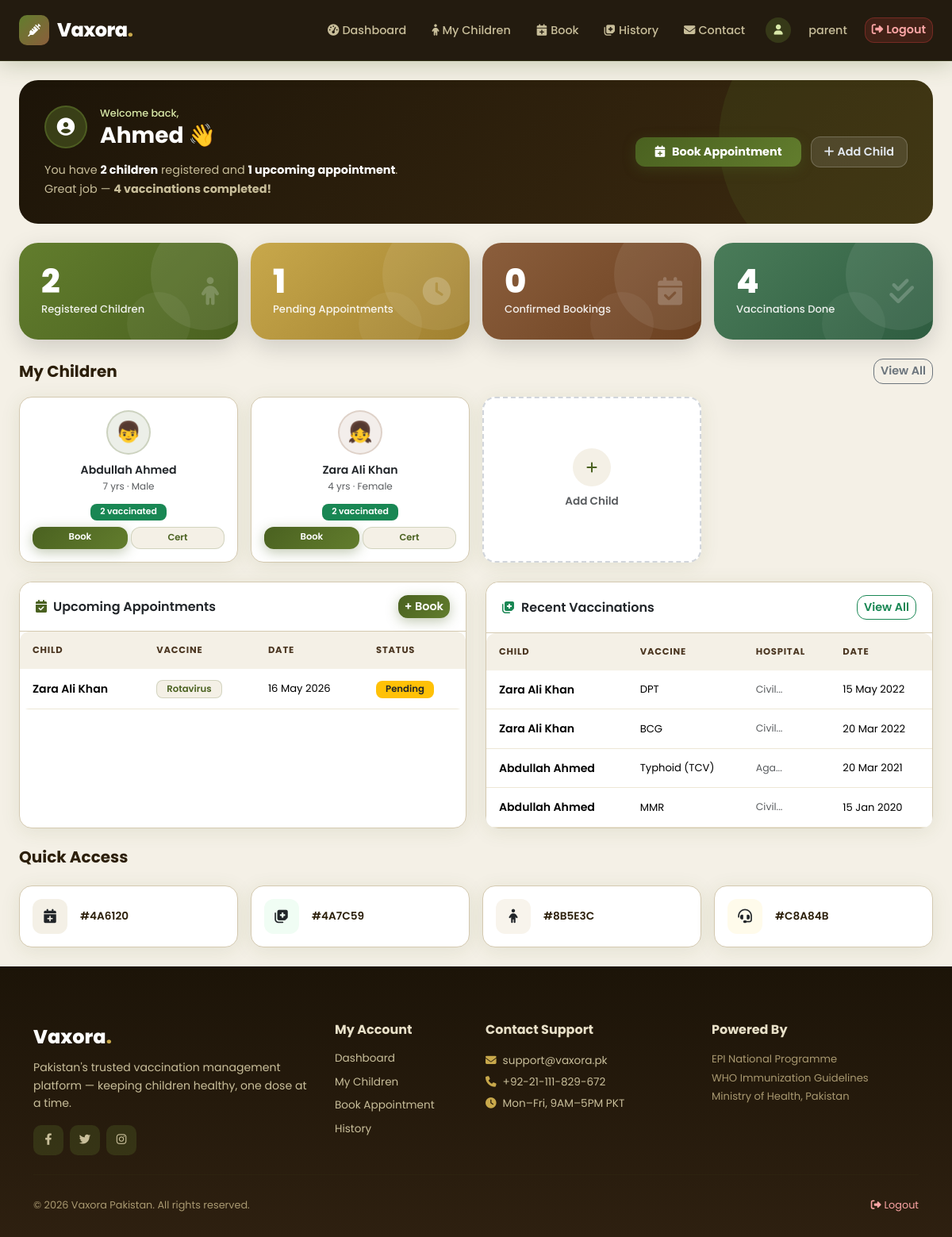
The app's page /VAXORA/dashboard.php (signed in) with its own data.
### tables this page shows
CREATE TABLE parents (
    parent_id INTEGER PRIMARY KEY AUTOINCREMENT,
    user_id INTEGER NOT NULL,
    full_name TEXT NOT NULL,
    phone TEXT,
    address TEXT,
    created_at TEXT DEFAULT (datetime('now')),
    FOREIGN KEY (user_id) REFERENCES users(user_id)
);

CREATE TABLE children (
    child_id INTEGER PRIMARY KEY AUTOINCREMENT,
    parent_id INTEGER NOT NULL,
    unique_child_id TEXT UNIQUE,
    full_name TEXT NOT NULL,
    date_of_birth TEXT NOT NULL,
    gender TEXT,
    birth_weight TEXT,
    blood_group TEXT,
    allergies TEXT,
    medical_conditions TEXT,
    created_at TEXT DEFAULT (datetime('now')),
    FOREIGN KEY (parent_id) REFERENCES parents(parent_id)
);

CREATE TABLE appointments (
    appointment_id INTEGER PRIMARY KEY AUTOINCREMENT,
    child_id INTEGER NOT NULL,
    hospital_id INTEGER NOT NULL,
    vaccine_id INTEGER NOT NULL,
    appointment_date TEXT NOT NULL,
    status TEXT DEFAULT 'pending',
    created_at TEXT DEFAULT (datetime('now')),
    FOREIGN KEY (child_id) REFERENCES children(child_id),
    FOREIGN KEY (hospital_id) REFERENCES hospitals(hospital_id),
    FOREIGN KEY (vaccine_id) REFERENCES vaccines(vaccine_id)
);

CREATE TABLE vaccines (
    vaccine_id INTEGER PRIMARY KEY AUTOINCREMENT,
    vaccine_name TEXT NOT NULL,
    description TEXT,
    doses_required INTEGER DEFAULT 1,
    age_group TEXT,
    status TEXT DEFAULT 'active',
    created_at TEXT DEFAULT (datetime('now'))
);

CREATE TABLE vaccination_records (
    record_id INTEGER PRIMARY KEY AUTOINCREMENT,
    child_id INTEGER NOT NULL,
    vaccine_id INTEGER NOT NULL,
    hospital_id INTEGER NOT NULL,
    administration_date TEXT NOT NULL,
    created_at TEXT DEFAULT (datetime('now')),
    FOREIGN KEY (child_id) REFERENCES children(child_id),
    FOREIGN KEY (vaccine_id) REFERENCES vaccines(vaccine_id),
    FOREIGN KEY (hospital_id) REFERENCES hospitals(hospital_id)
);

CREATE TABLE hospitals (
    hospital_id INTEGER PRIMARY KEY AUTOINCREMENT,
    user_id INTEGER,
    hospital_name TEXT NOT NULL,
    address TEXT,
    city TEXT,
    phone TEXT,
    email TEXT,
    pincode TEXT,
    registration_number TEXT,
    status TEXT DEFAULT 'active',
    created_at TEXT DEFAULT (datetime('now')),
    FOREIGN KEY (user_id) REFERENCES users(user_id)
);

### VAXORA/dashboard.php (the view, shortened to what this page needs)
<?php
$db = (new Database())->getConnection();
$parentStmt = $db->prepare("SELECT parent_id, full_name FROM parents WHERE user_id = :uid LIMIT 1");
$parentStmt->execute([':uid' => $_SESSION['user_id']]);
$parent = $parentStmt->fetch(PDO::FETCH_ASSOC);
$pid = (int)$parent['parent_id'];
$s1 = $db->prepare("SELECT COUNT(*) FROM children WHERE parent_id=?"); $s1->execute([$pid]); $childrenCount = (int)$s1->fetchColumn();
$s2 = $db->prepare("SELECT COUNT(*) FROM appointments a JOIN children c ON a.child_id=c.child_id WHERE c.parent_id=? AND a.status='pending'"); $s2->execute([$pid]); $pendingCount = (int)$s2->fetchColumn();
$s3 = $db->prepare("SELECT COUNT(*) FROM vaccination_records vr JOIN children c ON vr.child_id=c.child_id WHERE c.parent_id=?"); $s3->execute([$pid]); $doneCount = (int)$s3->fetchColumn();
$s4 = $db->prepare("SELECT COUNT(*) FROM appointments a JOIN children c ON a.child_id=c.child_id WHERE c.parent_id=? AND a.status='approved'"); $s4->execute([$pid]); $approvedCount = (int)$s4->fetchColumn();
$upcomingStmt = $db->prepare("
    SELECT a.*, c.full_name as child_name, h.hospital_name, v.vaccine_name
    FROM appointments a
    JOIN children c ON a.child_id=c.child_id
    JOIN hospitals h ON a.hospital_id=h.hospital_id
    JOIN vaccines v ON a.vaccine_id=v.vaccine_id
    WHERE c.parent_id=? AND a.status IN ('pending','approved')
    ORDER BY a.appointment_date ASC LIMIT 5
");
$upcomingStmt->execute([$pid]);
$upcoming = $upcomingStmt->fetchAll(PDO::FETCH_ASSOC);
$recentStmt = $db->prepare("
    SELECT vr.*, c.full_name as child_name, v.vaccine_name, h.hospital_name, c.child_id
    FROM vaccination_records vr
    JOIN children c ON vr.child_id=c.child_id
    JOIN vaccines v ON vr.vaccine_id=v.vaccine_id
    JOIN hospitals h ON vr.hospital_id=h.hospital_id
    WHERE c.parent_id=?
    ORDER BY vr.administration_date DESC LIMIT 5
");
$recentStmt->execute([$pid]);
$recent = $recentStmt->fetchAll(PDO::FETCH_ASSOC);
$childrenList = $db->prepare("SELECT c.*, (SELECT COUNT(*) FROM vaccination_records v WHERE v.child_id=c.child_id) as vacc_count FROM children c WHERE c.parent_id=? ORDER BY c.full_name LIMIT 4");
$childrenList->execute([$pid]);
$childrenList = $childrenList->fetchAll(PDO::FETCH_ASSOC);
$name_parts = explode(' ', $parent['full_name']);
$first_name = $name_parts[0];
include 'includes/header.php';
?>
<div class="container-fluid py-4 px-4">
    <div class="welcome-banner">
        <div class="row align-items-center" style="position:relative;z-index:1;">
            <div class="col-md-8">
                <div class="d-flex align-items-center gap-3 mb-3">
                    <div style="width:54px;height:54px;background:rgba(98,125,45,0.40);border-radius:50%;display:flex;align-items:center;justify-content:center;font-size:1.4rem;border:2px solid rgba(98,125,45,0.50);">
                        <i class="fas fa-user-circle"></i>
                    </div>
                    <div>
                        <div style="font-size:0.8rem;color:#D8E8A8;font-weight:500;">Welcome back,</div>
                        <h3 class="fw-bold mb-0"><?= htmlspecialchars($first_name) ?> 👋</h3>
                    </div>
                </div>
                <p style="color:#C8BE9A;font-size:0.9rem;max-width:460px;margin:0;">
                    You have <strong class="text-white"><?= $childrenCount ?> child<?= $childrenCount!=1?'ren':'' ?></strong> registered
                    and <strong class="text-white"><?= $pendingCount + $approvedCount ?> upcoming appointment<?= ($pendingCount+$approvedCount)!=1?'s':'' ?></strong>.
                    <?= $doneCount > 0 ? "Great job — <strong class='text-yellow-300'>$doneCount vaccination" . ($doneCount!=1?'s':'') . " completed!</strong>" : '' ?>
                </p>
            </div>
            <div class="col-md-4 text-md-end mt-3 mt-md-0">
                <a href="/book_appointment.php" class="btn btn-primary px-4 py-2 fw-bold me-2">
                    <i class="fas fa-calendar-plus me-2"></i>Book Appointment
                </a>
                <a href="/children.php" class="btn btn-sm py-2 px-3 fw-semibold" style="background:rgba(255,255,255,0.1);color:#e2e8f0;border:1px solid rgba(255,255,255,0.2);">
                    <i class="fas fa-plus me-1"></i>Add Child
                </a>
            </div>
        </div>
    </div>
    <div class="row g-3 mb-4">
        <div class="col-6 col-xl-3">
            <div class="card stat-card sc-violet">
                <div class="stat-num"><?= $childrenCount ?></div>
                <div class="stat-label">Registered Children</div>
                <i class="fas fa-child stat-icon"></i>
            </div>
        </div>
        <div class="col-6 col-xl-3">
            <div class="card stat-card sc-amber">
                <div class="stat-num"><?= $pendingCount ?></div>
                <div class="stat-label">Pending Appointments</div>
                <i class="fas fa-clock stat-icon"></i>
            </div>
        </div>
        <div class="col-6 col-xl-3">
            <div class="card stat-card sc-cyan">
                <div class="stat-num"><?= $approvedCount ?></div>
                <div class="stat-label">Confirmed Bookings</div>
                <i class="fas fa-calendar-check stat-icon"></i>
            </div>
        </div>
        <div class="col-6 col-xl-3">
            <div class="card stat-card sc-green">
                <div class="stat-num"><?= $doneCount ?></div>
                <div class="stat-label">Vaccinations Done</div>
                <i class="fas fa-check-double stat-icon"></i>
            </div>
        </div>
    </div>
    <?php if ($childrenList): ?>
    <div class="mb-4">
        <div class="d-flex justify-content-between align-items-center mb-3">
            <h5 class="fw-bold mb-0">My Children</h5>
            <a href="/children.php" class="btn btn-sm btn-outline-secondary">View All</a>
        </div>
        <div class="row g-3">
            <?php foreach ($childrenList as $c):
                $age = (new DateTime())->diff(new DateTime($c['date_of_birth']))->y;
                $colors = ['#4A6120','#8B5E3C','#4A7C59','#C8A84B'];
                $ci = array_search($c, $childrenList);
                $col = $colors[$ci % 4];
            ?>
            <div class="col-6 col-lg-3">
                <div class="card p-3 text-center h-100">
                    <div class="rounded-circle mx-auto mb-2 d-flex align-items-center justify-content-center" style="width:56px;height:56px;background:<?= $col ?>1a;font-size:1.6rem;border:2px solid <?= $col ?>33;">
                        <?= $c['gender']==='female' ? '👧' : '👦' ?>
                    </div>
                    <div class="fw-semibold" style="font-size:0.88rem;"><?= htmlspecialchars($c['full_name']) ?></div>
                    <div class="text-muted" style="font-size:0.75rem;"><?= $age ?> yrs · <?= ucfirst($c['gender']??'') ?></div>
                    <div class="mt-2"><span class="badge bg-success" style="font-size:0.68rem;"><?= $c['vacc_count'] ?> vaccinated</span></div>
                    <div class="mt-2 d-flex gap-1">
                        <a href="/book_appointment.php?child_id=<?= $c['child_id'] ?>" class="btn btn-xs btn-primary flex-fill" style="font-size:0.72rem;padding:4px;">Book</a>
                        <a href="/certificate.php?child_id=<?= $c['child_id'] ?>" class="btn btn-xs flex-fill" style="font-size:0.72rem;padding:4px;background:#F4F0E6;color:#4A6120;border:1px solid rgba(74,97,32,0.2);">Cert</a>
                    </div>
                </div>
            </div>
            <?php endforeach; ?>
            <div class="col-6 col-lg-3">
                <a href="/add_child.php" class="card p-3 text-center h-100 text-decoration-none d-flex align-items-center justify-content-center flex-column" style="border:2px dashed #d1d5db;min-height:160px;">
                    <div style="width:48px;height:48px;background:#F4F0E6;border-radius:50%;display:flex;align-items:center;justify-content:center;margin-bottom:8px;">
                        <i class="fas fa-plus" style="color:#4A6120;"></i>
                    </div>
                    <div class="fw-semibold text-muted" style="font-size:0.85rem;">Add Child</div>
                </a>
            </div>
        </div>
    </div>
    <?php endif; ?>
    <div class="row g-4">
        <div class="col-lg-6">
            <div class="card h-100">
                <div class="card-header d-flex justify-content-between align-items-center">
                    <span class="fw-semibold"><i class="fas fa-calendar-check me-2" style="color:#4A6120;"></i>Upcoming Appointments</span>
                    <a href="/book_appointment.php" class="btn btn-sm btn-primary">+ Book</a>
                </div>
                <div class="card-body p-0">
                    <?php if ($upcoming): ?>
                    <div class="table-responsive">
                        <table class="table table-hover mb-0">
                            <thead><tr><th>Child</th><th>Vaccine</th><th>Date</th><th>Status</th></tr></thead>
                            <tbody>
                            <?php foreach ($upcoming as $a): ?>
                            <tr>
                                <td class="fw-semibold"><?= htmlspecialchars($a['child_name']) ?></td>
                                <td><span class="badge" style="background:#F4F0E6;color:#4A6120;border:1px solid rgba(74,97,32,0.2);"><?= htmlspecialchars($a['vaccine_name']) ?></span></td>
                                <td style="font-size:0.82rem;"><?= date('d M Y', strtotime($a['appointment_date'])) ?></td>
                                <td><span class="badge <?= $a['status']==='approved' ? 'bg-success' : 'bg-warning text-dark' ?>"><?= ucfirst($a['status']) ?></span></td>
                            </tr>
                            <?php endforeach; ?>
                            </tbody>
                        </table>
                    </div>
                    <?php endif; ?>
                </div>
            </div>
        </div>
        <div class="col-lg-6">
            <div class="card h-100">
                <div class="card-header d-flex justify-content-between align-items-center">
                    <span class="fw-semibold"><i class="fas fa-notes-medical me-2 text-success"></i>Recent Vaccinations</span>
                    <a href="/vaccination_history.php" class="btn btn-sm btn-outline-success">View All</a>
                </div>
                <div class="card-body p-0">
                    <?php if ($recent): ?>
                    <div class="table-responsive">
                        <table class="table table-hover mb-0">
                            <thead><tr><th>Child</th><th>Vaccine</th><th>Hospital</th><th>Date</th></tr></thead>
                            <tbody>
                            <?php foreach ($recent as $r): ?>
                            <tr>
                                <td class="fw-semibold"><?= htmlspecialchars($r['child_name']) ?></td>
                                <td style="font-size:0.82rem;"><?= htmlspecialchars($r['vaccine_name']) ?></td>
                                <td class="text-muted" style="font-size:0.78rem;"><?= htmlspecialchars(explode(' ', $r['hospital_name'])[0]) ?>...</td>
                                <td style="font-size:0.82rem;"><?= date('d M Y', strtotime($r['administration_date'])) ?></td>
                            </tr>
                            <?php endforeach; ?>
                            </tbody>
                        </table>
                    </div>
                    <?php endif; ?>
                </div>
            </div>
        </div>
    </div>
    <div class="row g-3 mt-2">
        <div class="col-12"><h5 class="fw-bold">Quick Access</h5></div>
        <?php
        $quicklinks = [
            ['/book_appointment.php',     'fas fa-calendar-plus', 'Book Appointment',   '#4A6120', '#F4F0E6'],
            ['/vaccination_history.php',  'fas fa-notes-medical', 'Vaccination History','#4A7C59', '#f0fdf4'],
            ['/children.php',             'fas fa-child',         'My Children',        '#8B5E3C', '#F8F4EC'],
            ['/contact.php',              'fas fa-headset',       'Get Support',        '#C8A84B', '#fffbeb'],
        ];
        foreach ($quicklinks as $ql): ?>
        <div class="col-6 col-md-3">
            <a href="<?= $ql[0] ?>" class="card p-3 d-flex flex-row align-items-center gap-3 text-decoration-none">
                <div style="width:44px;height:44px;background:<?= $ql[4] ?>;border-radius:12px;display:flex;align-items:center;justify-content:center;flex-shrink:0;">
                    <i class="<?= $ql[1] ?>" style="color:<?= $ql[2] ?>;font-size:1.1rem;"></i>
                </div>
                <span class="fw-semibold" style="font-size:0.85rem;color:#2C1F0A;"><?= $ql[3] ?></span>
            </a>
        </div>
        <?php endforeach; ?>
    </div>
</div>
<?php include 'includes/footer.php'; ?>

### records on screen
parents: full_name "Ahmed"
children: full_name "Abdullah Ahmed", gender "Male", vacc_count "2"
children: full_name "Zara Ali Khan", gender "Female", vacc_count "2"
appointments: child.full_name "Zara Ali Khan", vaccine.vaccine_name "Rotavirus", appointment_date "16 May 2026", status "Pending"
vaccination_records: child.full_name "Zara Ali Khan", vaccine.vaccine_name "DPT", hospital.hospital_name "Civil", administration_date "15 May 2022"
vaccination_records: child.full_name "Zara Ali Khan", vaccine.vaccine_name "BCG", hospital.hospital_name "Civil", administration_date "20 Mar 2022"
vaccination_records: child.full_name "Abdullah Ahmed", vaccine.vaccine_name "Typhoid (TCV)", hospital.hospital_name "Aga", administration_date "20 Mar 2021"
vaccination_records: child.full_name "Abdullah Ahmed", vaccine.vaccine_name "MMR", hospital.hospital_name "Civil", administration_date "15 Jan 2020"

### other values on screen
explode('@',$_SESSION['email'] ?? '')[0] "parent"
$childrenCount "2"
$pendingCount + $approvedCount "1"
$doneCount "4"
$pendingCount "1"
$approvedCount "0"
$ql[3] "#4A6120"
$ql[3] "#4A7C59"
$ql[3] "#8B5E3C"
$ql[3] "#C8A84B"
